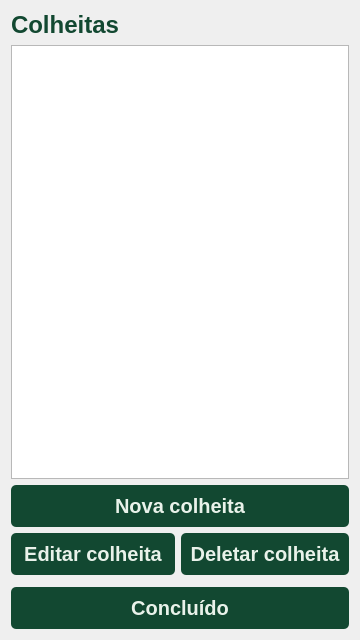
<?xml version="1.0" encoding="UTF-8"?>
<ui version="4.0">
 <class>Form</class>
 <widget class="QWidget" name="Form">
  <property name="geometry">
   <rect>
    <x>0</x>
    <y>0</y>
    <width>360</width>
    <height>640</height>
   </rect>
  </property>
  <property name="minimumSize">
   <size>
    <width>360</width>
    <height>640</height>
   </size>
  </property>
  <property name="maximumSize">
   <size>
    <width>360</width>
    <height>640</height>
   </size>
  </property>
  <property name="windowTitle">
   <string>Form</string>
  </property>
  <property name="styleSheet">
   <string notr="true">QLabel{
	font-family: &quot;Roboto Flex&quot;;
}

QPushButton{
	background-color:#124831;
	color:#E9F2EA;
	font-family:&quot;Roboto Flex&quot;;
	font-weight:600;
	font-size:20px;
	border-radius:5px;
	padding:9px;
}

QPushButton:hover{
	background-color:#003619;
}

QLineEdit{
	border: 1px solid #D2813A;
	color: #1E1E1E;
	background-color: #FFFFFF;
	border-radius: 9px;
	font-size: 14px;
}

QLabel#main_label{
	font-family:&quot;Roboto Flex&quot;;
	font-weight:600;
	font-size:24px;
	color:#124831;
}

QLabel#question_label{
	font-family:&quot;Roboto Flex&quot;;
	font-weight:600;
	font-size:20px;
	color: #1E1E1E;
}

QLabel#code_label{
	font-family:&quot;Roboto Flex&quot;;
	font-weight:500;
	font-size:12px;
	color: #7C5A3C;
}

QLabel#phone_number_label{
	font-weight:800;
	color: #6DAD65;
}

QLabel#message_label{
	font-family:&quot;Roboto Flex&quot;;
	font-weight:600;
	font-size:12px;
	color:#124831;
	background-color:#D6E6D4;
	border-radius:9px;
}</string>
  </property>
  <layout class="QVBoxLayout" name="verticalLayout_2">
   <item>
    <widget class="QLabel" name="main_label">
     <property name="text">
      <string>Colheitas</string>
     </property>
    </widget>
   </item>
   <item>
    <widget class="QListWidget" name="harvest_listwidget"/>
   </item>
   <item>
    <widget class="QPushButton" name="new_harvest_button">
     <property name="text">
      <string>Nova colheita</string>
     </property>
    </widget>
   </item>
   <item>
    <layout class="QHBoxLayout" name="horizontalLayout">
     <item>
      <widget class="QPushButton" name="update_harvest_button">
       <property name="text">
        <string>Editar colheita</string>
       </property>
      </widget>
     </item>
     <item>
      <widget class="QPushButton" name="delete_harvest_button">
       <property name="text">
        <string>Deletar colheita</string>
       </property>
      </widget>
     </item>
    </layout>
   </item>
   <item>
    <widget class="Line" name="line">
     <property name="orientation">
      <enum>Qt::Orientation::Vertical</enum>
     </property>
    </widget>
   </item>
   <item>
    <layout class="QVBoxLayout" name="verticalLayout">
     <item>
      <widget class="QPushButton" name="done_button">
       <property name="text">
        <string>Concluído</string>
       </property>
      </widget>
     </item>
    </layout>
   </item>
  </layout>
 </widget>
 <resources/>
 <connections/>
</ui>
